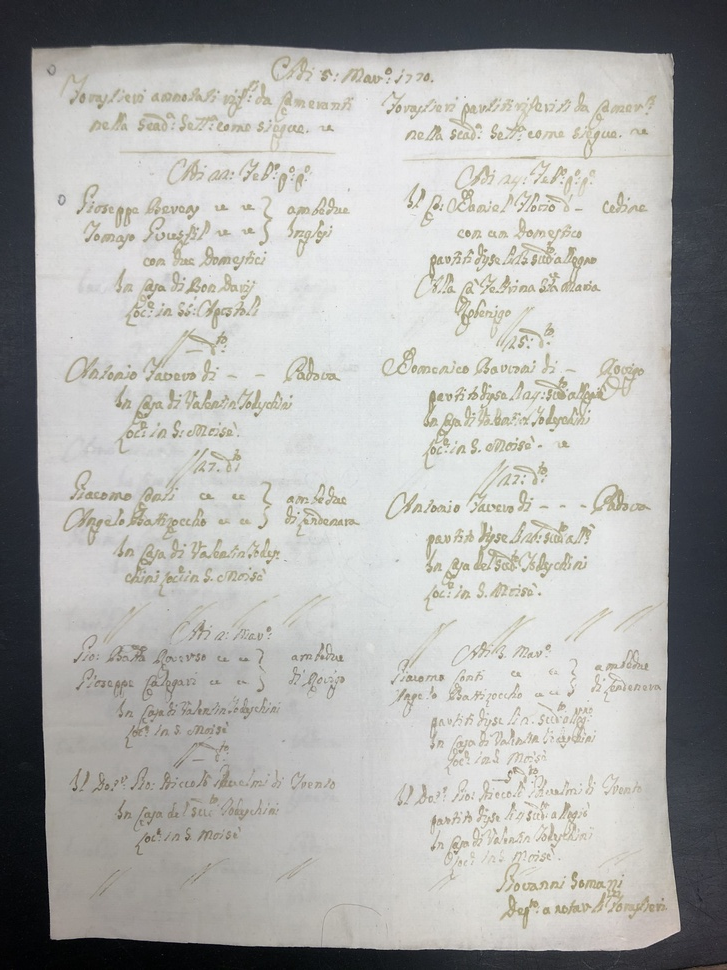
#> input picture data/mstest.jpg, 727 x 970 px, shrunk from 3024 x 4032 before the run
$ python -i preprocess.py   (imports and definitions only)
#> lines starting #> are read from the running program, lines starting #| are printed output that depends on the picture; after the words box and inside, x2 and y2 are one past the last pixel; in counts of white or black regions, pixels touching at a corner belong together
"""Page preprocessing: page crop, illumination flattening, ink binarisation.

All later stages work on the boolean ink mask returned by `binarise`.
"""
from __future__ import annotations

from dataclasses import dataclass

import cv2
import numpy as np
from scipy.ndimage import median_filter


def paper_mask(bgr: np.ndarray, erode: int = 25, sat_max: int = 36) -> np.ndarray:
    """Boolean mask of the sheet: largest non-desk region with holes filled.

    The desk is either strongly coloured (wood) or dark; paper is neither.
    Thresholds are deliberately loose so shadows and colour casts on the
    paper stay inside the mask: on the two test pages shaded paper reaches a
    saturation of about 28, while the desk is above 45 or much darker.
    """
    k = cv2.getStructuringElement(cv2.MORPH_ELLIPSE, (35, 35))
    clean = cv2.GaussianBlur(cv2.morphologyEx(bgr, cv2.MORPH_CLOSE, k), (0, 0), 4)
    hsv = cv2.cvtColor(clean, cv2.COLOR_BGR2HSV)
    s, v = hsv[..., 1].astype(np.float32), hsv[..., 2].astype(np.float32)
    v_paper = np.percentile(v[s < 25], 50) if (s < 25).any() else 200.0
    raw = ((s < sat_max) & (v > 0.45 * v_paper)).astype(np.uint8)
    # opening wider than any sliver of pale desk that hugs the sheet edge
    k_open = max(15, int(0.05 * bgr.shape[1])) | 1
    raw = cv2.morphologyEx(raw, cv2.MORPH_OPEN, np.ones((k_open, k_open), np.uint8))
    n, lab, stats, _ = cv2.connectedComponentsWithStats(raw)
    if n < 2:
        return np.ones(bgr.shape[:2], bool)
    j = 1 + int(np.argmax(stats[1:, cv2.CC_STAT_AREA]))
    cnts, _ = cv2.findContours((lab == j).astype(np.uint8), cv2.RETR_EXTERNAL, cv2.CHAIN_APPROX_SIMPLE)
    filled = np.zeros(bgr.shape[:2], np.uint8)
    cv2.drawContours(filled, cnts, -1, 1, cv2.FILLED)  # outline with holes filled
    filled = _straighten_edges(filled.astype(bool))
    filled = cv2.erode(filled.astype(np.uint8), np.ones((erode, erode), np.uint8))
    return filled.astype(bool)


def _straighten_edges(mask: np.ndarray, window: float = 0.25, slack: int = 10) -> np.ndarray:
    """Clip bulges of the sheet mask that stick out past its typical edge.

    A sheet edge is close to straight, so the outermost mask pixel of each row
    (or column) should follow a running median of its neighbours. Patches of
    pale desk that survive the colour test show up as local bulges and are cut.
    """
    out = mask.copy()
    for axis in (0, 1):  # 0: left/right edge per row, 1: top/bottom edge per column
        m = out if axis == 0 else out.T
        has = m.any(axis=1)
        if has.sum() < 10:
            continue
        idx = np.arange(m.shape[1])
        lo = np.where(has, np.where(m, idx, m.shape[1]).min(axis=1), 0)
        hi = np.where(has, np.where(m, idx, -1).max(axis=1), 0)
        size = max(3, int(window * has.sum())) | 1
        lo_med = median_filter(lo[has], size=size, mode="nearest")
        hi_med = median_filter(hi[has], size=size, mode="nearest")
        keep = np.zeros_like(m)
        rows = np.where(has)[0]
        inside = (idx[None, :] >= (lo_med - slack)[:, None]) & (idx[None, :] <= (hi_med + slack)[:, None])
        keep[rows] = inside
        m &= keep  # in-place on `out` (or its transpose view)
    return out


def cut_fold(ink: np.ndarray, min_frac: float = 0.3, edge_frac: float = 0.15) -> np.ndarray:
    """Blank out a gutter fold shadow and everything beyond it (facing page)."""
    h, w = ink.shape
    out = ink.copy()
    n, lab, stats, _ = cv2.connectedComponentsWithStats(ink.astype(np.uint8), connectivity=8)
    for i in range(1, n):
        x, y, cw, ch = stats[i, :4]
        if ch < min_frac * h:
            continue
        if x + cw < edge_frac * w:  # fold near left edge
            out[:, : x + cw // 2] = False
            out[lab == i] = False
        elif x > (1 - edge_frac) * w:  # fold near right edge
            out[:, x + cw // 2 :] = False
            out[lab == i] = False
        else:
            out[lab == i] = False
    return out


def drop_border_touching(ink: np.ndarray, margin: int = 2, band: int = 40) -> np.ndarray:
    """Remove ink components that hug the crop border (desk and edge shadows).

    A component is dropped if it touches the border and at least half of it
    lies within `band` pixels of it. A rule or a word that merely runs up to
    the sheet edge is kept.
    """
    h, w = ink.shape
    n, lab, stats, _ = cv2.connectedComponentsWithStats(ink.astype(np.uint8), connectivity=8)
    x, y = stats[:, cv2.CC_STAT_LEFT], stats[:, cv2.CC_STAT_TOP]
    x1, y1 = x + stats[:, cv2.CC_STAT_WIDTH], y + stats[:, cv2.CC_STAT_HEIGHT]
    touches = (x < margin) | (y < margin) | (x1 > w - margin) | (y1 > h - margin)
    edge = np.ones((h, w), bool)
    edge[band : h - band, band : w - band] = False
    near_edge = np.bincount(lab[edge], minlength=n)
    drop = touches & (near_edge >= 0.5 * stats[:, cv2.CC_STAT_AREA])
    drop[0] = True
    return ~drop[lab]


def crop_page(bgr: np.ndarray) -> tuple[np.ndarray, np.ndarray, tuple[int, int]]:
    """Crop to the sheet. Returns (bgr_crop, sheet_mask_crop, (x0, y0))."""
    m = paper_mask(bgr)
    ys, xs = np.where(m)
    y0, y1, x0, x1 = ys.min(), ys.max() + 1, xs.min(), xs.max() + 1
    return bgr[y0:y1, x0:x1], m[y0:y1, x0:x1], (x0, y0)


def flatten(gray: np.ndarray, sigma: float = 40) -> np.ndarray:
    """Divide by a blurred background estimate to remove lighting gradients."""
    bg = cv2.morphologyEx(gray, cv2.MORPH_CLOSE, np.ones((25, 25), np.uint8))
    bg = cv2.GaussianBlur(bg, (0, 0), sigma)
    norm = gray.astype(np.float32) / np.maximum(bg.astype(np.float32), 1)
    return np.clip(norm * 255, 0, 255).astype(np.uint8)


def binarise(bgr: np.ndarray, block: int = 51, c: float = 14, min_area: int = 12) -> np.ndarray:
    """Return a boolean ink mask (True = ink).

    Uses the minimum colour channel: brown iron-gall ink is darkest in blue,
    grey pencil is equally dark in all three, so both survive.
    """
    chan = bgr.min(axis=2)
    flat = flatten(chan)
    th = cv2.adaptiveThreshold(
        flat, 255, cv2.ADAPTIVE_THRESH_GAUSSIAN_C, cv2.THRESH_BINARY_INV, block, c
    )
    n, lab, stats, _ = cv2.connectedComponentsWithStats(th, connectivity=8)
    keep = np.zeros(n, bool)
    keep[1:] = stats[1:, cv2.CC_STAT_AREA] >= min_area
    return keep[lab]


@dataclass
class Page:
    """A photographed sheet, cropped to the paper, with its ink masks."""

    bgr: np.ndarray  # colour crop
    ink: np.ndarray  # boolean ink mask used by every detector
    faint: np.ndarray  # more sensitive mask; keeps pale dry-pen strokes, and more noise
    contrast: np.ndarray  # float32 darkness of each pixel relative to the local paper (0 = paper)


def load(path: str, faint_c: float = 6) -> Page:
    """Load an image, crop it to the sheet and binarise it."""
#> called with path = '../../../data/mstest.jpg', faint_c = 6
    bgr = cv2.imread(path)
#> bgr is the input picture: shape (970, 727, 3); mean B, G, R 171.9, 174.1, 174
    if bgr is None:
        raise FileNotFoundError(path)
    crop, sheet, _ = crop_page(bgr)
#> in paper_mask, `hsv = cv2.cvtColor(clean, cv2.COLOR_BGR2HSV)`: hsv: shape (970, 727, 3); mean H, S, V 59.6, 10.9, 186
#> in paper_mask, `s, v = hsv[..., 1].astype(np.float32), hsv[..., 2].astype(np.float32)`:
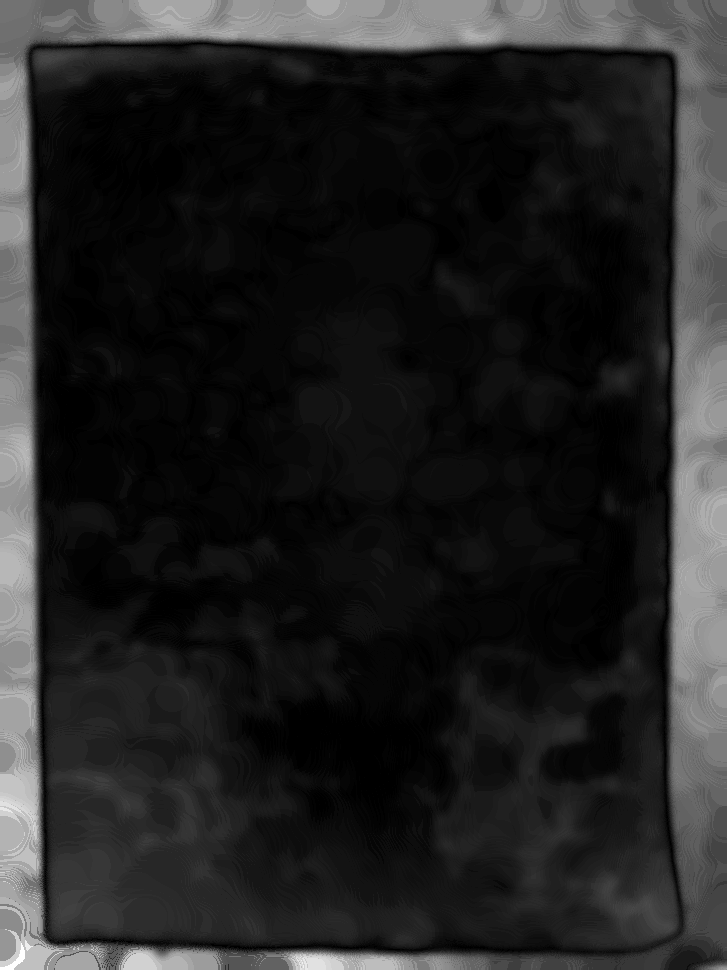
#> s: shape (970, 727) float32; min 0, max 78, mean 10.9; drawn with min black and max white
#> in paper_mask, `v_paper = np.percentile(v[s < 25], 50) if (s < 25).any() else 200.0`: v_paper = 223
#> in paper_mask, `raw = ((s < sat_max) & (v > 0.45 * v_paper)).astype(np.uint8)`: raw: shape (970, 727); values 0 (black) and 1 (white), 81.2% white; 1 black region, box (x1, y1, x2, y2) and area: (0, 0, 727, 970) 132276
#> in paper_mask, `raw = cv2.morphologyEx(raw, cv2.MORPH_OPEN, np.ones((k_open, k_open), ..`:
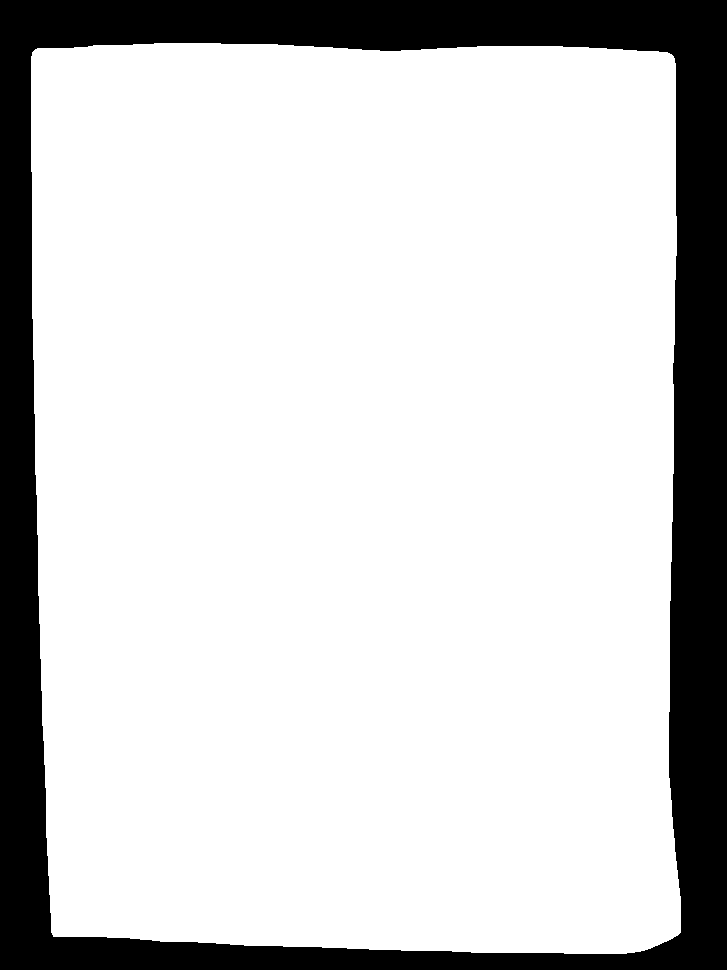
#> raw: shape (970, 727); values 0 (black) and 1 (white), 81.2% white; 1 black region, box (x1, y1, x2, y2) and area: (0, 0, 727, 970) 132613
#> in paper_mask, `n, lab, stats, _ = cv2.connectedComponentsWithStats(raw)`: lab: shape (970, 727) int32; values 0 (black) and 1 (white), 81.2% white; 1 black region
#> in paper_mask, `n, lab, stats, _ = cv2.connectedComponentsWithStats(raw)`: n = 2; stats = [[0, 0, 727, 970, 132613], [31, 43, 650, 911, 572577]]
#> in paper_mask, `j = 1 + int(np.argmax(stats[1:, cv2.CC_STAT_AREA]))`: j = 1
#> in paper_mask, `cnts, _ = cv2.findContours((lab == j).astype(np.uint8), cv2.RETR_EXTER..`: cnts = 1 contour; box (x1, y1, x2, y2) and area: (31, 43, 681, 954) 571062
#> the loop in _straighten_edges, `for axis in (0, 1):` made 2 passes
#> size on passes 1 to 2: 227, 163
#> after the loop in _straighten_edges, `for axis in (0, 1):`:
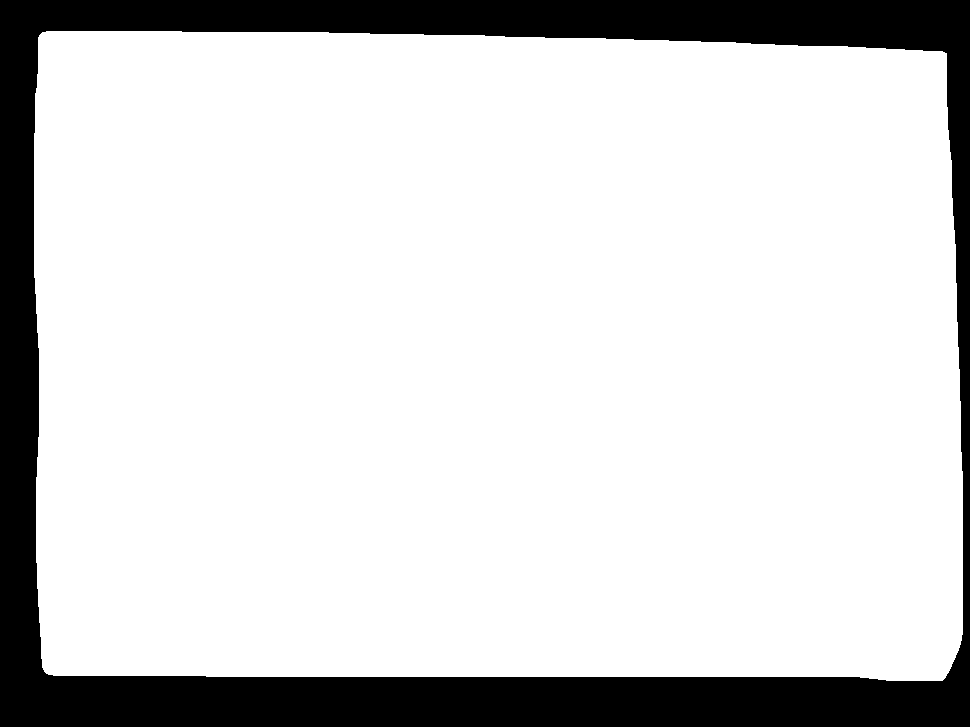
#> keep: shape (727, 970) bool; 83.4% white; 1 black region, box (x1, y1, x2, y2) and area: (0, 0, 970, 727) 116831
#> in paper_mask, `filled = cv2.erode(filled.astype(np.uint8), np.ones((erode, erode), np..`: filled: shape (970, 727); values 0 (black) and 1 (white), 75.9% white; 1 black region, box (x1, y1, x2, y2) and area: (0, 0, 727, 970) 169837
#> in crop_page, `y0, y1, x0, x1 = ys.min(), ys.max() + 1, xs.min(), xs.max() + 1`: y0 = 55; y1 = 942; x0 = 43; x1 = 669
#> sheet: shape (887, 626) bool; 96.4% white; 4 black regions, box (x1, y1, x2, y2) and area: (0, 105, 533, 887) 10267, (166, 0, 626, 853) 8801, (572, 866, 626, 887) 435, (0, 0, 123, 13) 406
    ink = drop_border_touching(cut_fold(binarise(crop) & sheet))
#> in binarise, `th = cv2.adaptiveThreshold( flat, 255, cv2.ADAPTIVE_THRESH_GAUSSIAN_C,..`: th: shape (887, 626); 11.6% white; 1116 white regions (551 under 20 px), largest, box (x1, y1, x2, y2) and area: (502, 303, 601, 373) 1151, (0, 677, 120, 887) 1049, (83, 420, 164, 485) 915
#> in binarise, `n, lab, stats, _ = cv2.connectedComponentsWithStats(th, connectivity=8)`: lab: shape (887, 626) int32; 1117 distinct labels, from 0 to 1116
#> in binarise, `n, lab, stats, _ = cv2.connectedComponentsWithStats(th, connectivity=8)`: n = 1117; stats = 1117 rows, first 6: [0, 0, 626, 887, 491024], [129, 0, 2, 1, 2], [213, 0, 2, 1, 2], [228, 0, 24, 27, 202], [253, 1, 17, 25, 158], [334, 0, 4, 2, 6]
#> in cut_fold, `h, w = ink.shape`: h = 887; w = 626
#> in cut_fold, `out = ink.copy()`: out: shape (887, 626) bool; 10.9% white in thin lines or dots
#> in cut_fold, `n, lab, stats, _ = cv2.connectedComponentsWithStats(ink.astype(np.uint..`: lab: shape (887, 626) int32; 628 distinct labels, from 0 to 627
#> in cut_fold, `n, lab, stats, _ = cv2.connectedComponentsWithStats(ink.astype(np.uint..`: n = 628; stats = 628 rows, first 6: [0, 0, 626, 887, 494645], [228, 2, 24, 25, 150], [239, 3, 9, 10, 36], [253, 3, 17, 23, 148], [3, 9, 10, 12, 65], [298, 13, 23, 15, 161]
#> the loop in cut_fold, `for i in range(1, n):` made 627 passes
#> (x, y, cw, ch) on passes 1 to 3: (228, 2, 24, 25), (239, 3, 9, 10), (253, 3, 17, 23)
#> in drop_border_touching, `h, w = ink.shape`: h = 887; w = 626
#> in drop_border_touching, `n, lab, stats, _ = cv2.connectedComponentsWithStats(ink.astype(np.uint..`: n = 628
#> in drop_border_touching, `x, y = stats[:, cv2.CC_STAT_LEFT], stats[:, cv2.CC_STAT_TOP]`: x = 628 values, max 613 at index 625, min 0 at index 0, mean 315.7; y = 628 values, max 852 at index 627, min 0 at index 0, mean 450.6
#> in drop_border_touching, `x1, y1 = x + stats[:, cv2.CC_STAT_WIDTH], y + stats[:, cv2.CC_STAT_HEI..`: x1 = 628 values, max 626 at index 0, min 13 at index 4, mean 332.6; y1 = 628 values, max 887 at index 0, min 13 at index 2, mean 467.2
#> in drop_border_touching, `near_edge = np.bincount(lab[edge], minlength=n)`: near_edge = 628 values, max 110236 at index 0, min 0 at index 27, mean 182.5
    # the fold test is only reliable on the clean mask, so reuse its verdict
    gone = cv2.dilate(((binarise(crop) & sheet) & ~ink).astype(np.uint8), np.ones((9, 9), np.uint8)).astype(bool)
#> gone: shape (887, 626) bool; every value is 0
    faint = binarise(crop, c=faint_c, min_area=8) & sheet & ~gone
#> call 3 of binarise, with block = 51, c = 6, min_area = 8
#> in binarise (call 3), `th = cv2.adaptiveThreshold( flat, 255, cv2.ADAPTIVE_THRESH_GAUSSIAN_C,..`: th: shape (887, 626); 14.8% white; 2463 white regions (1911 under 20 px), largest, box (x1, y1, x2, y2) and area: (502, 303, 602, 377) 1402, (359, 44, 626, 109) 1219, (83, 394, 164, 485) 1197
#> in binarise (call 3), `n, lab, stats, _ = cv2.connectedComponentsWithStats(th, connectivity=8)`:
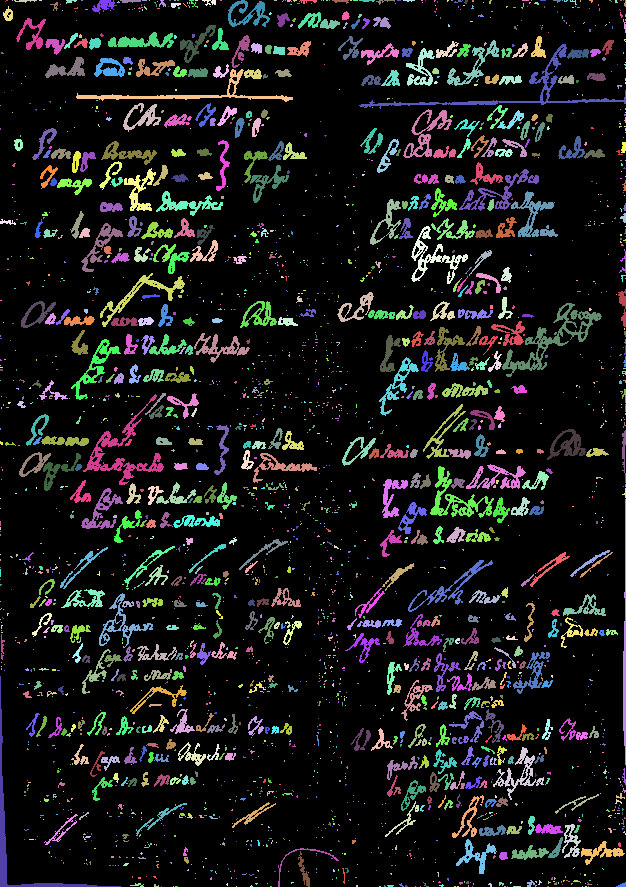
#> lab: shape (887, 626) int32; 2464 distinct labels, from 0 to 2463; one colour per label, 0 black
#> in binarise (call 3), `n, lab, stats, _ = cv2.connectedComponentsWithStats(th, connectivity=8)`: n = 2464; stats = 2464 rows, first 6: [0, 0, 626, 887, 472923], [5, 0, 3, 2, 3], [12, 0, 1, 1, 1], [14, 0, 23, 3, 35], [39, 0, 3, 1, 3], [66, 0, 11, 4, 25]
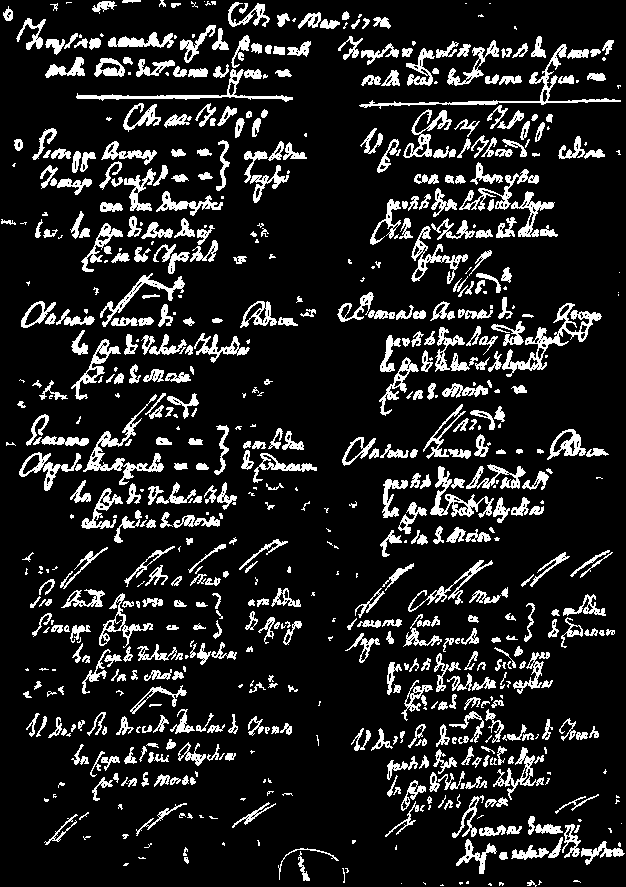
#> faint: shape (887, 626) bool; 13.6% white; 726 white regions (197 under 20 px), largest, box (x1, y1, x2, y2) and area: (502, 303, 602, 377) 1402, (83, 394, 164, 485) 1197, (359, 44, 621, 109) 1192
    cols = np.where(ink.any(axis=0))[0]
#> cols = 620 values from 3 to 623
    if len(cols):  # nothing outside the text block (facing page, desk edge)
        faint[:, : cols.min()] = False
        faint[:, cols.max() + 1 :] = False
    faint = drop_border_touching(faint) | ink
#> call 2 of drop_border_touching, with margin = 2, band = 40
#> in drop_border_touching (call 2), `n, lab, stats, _ = cv2.connectedComponentsWithStats(ink.astype(np.uint..`:
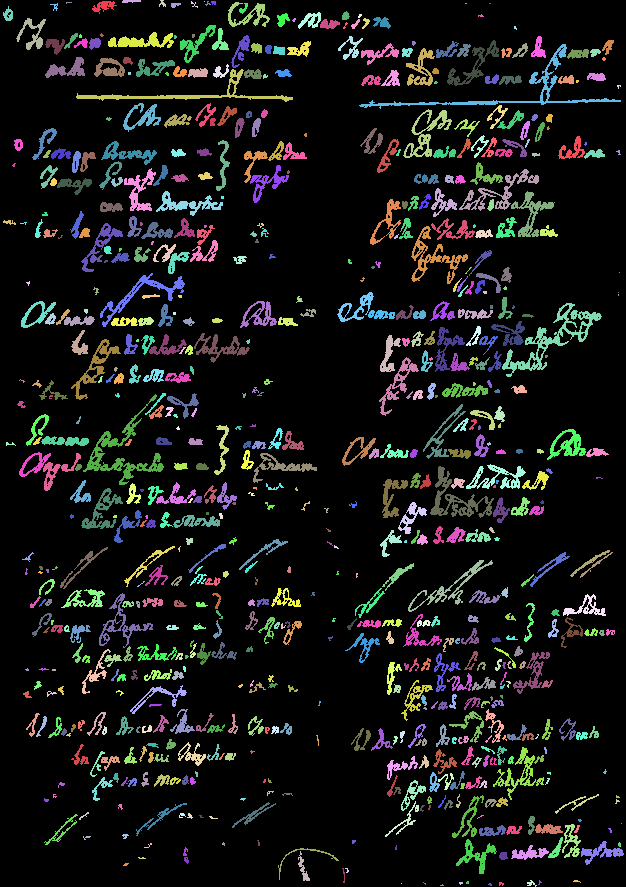
#> lab: shape (887, 626) int32; 727 distinct labels, from 0 to 726; one colour per label, 0 black
#> in drop_border_touching (call 2), `n, lab, stats, _ = cv2.connectedComponentsWithStats(ink.astype(np.uint..`: n = 727; stats = 727 rows, first 6: [0, 0, 626, 887, 479682], [92, 1, 25, 13, 155], [122, 0, 19, 3, 44], [159, 0, 7, 7, 27], [191, 1, 7, 7, 16], [204, 1, 1, 1, 1]
#> in drop_border_touching (call 2), `x, y = stats[:, cv2.CC_STAT_LEFT], stats[:, cv2.CC_STAT_TOP]`: x = 727 values, max 621 at index 689, min 0 at index 0, mean 300.4; y = 727 values, max 884 at index 726, min 0 at index 0, mean 458.6
#> in drop_border_touching (call 2), `x1, y1 = x + stats[:, cv2.CC_STAT_WIDTH], y + stats[:, cv2.CC_STAT_HEI..`: x1 = 727 values, max 626 at index 0, min 13 at index 15, mean 316.7; y1 = 727 values, max 887 at index 0, min 2 at index 5, mean 473.5
#> in drop_border_touching (call 2), `near_edge = np.bincount(lab[edge], minlength=n)`: near_edge = 727 values, max 108102 at index 0, min 0 at index 43, mean 157.7
    contrast = 1.0 - flatten(crop.min(axis=2)).astype(np.float32) / 255.0
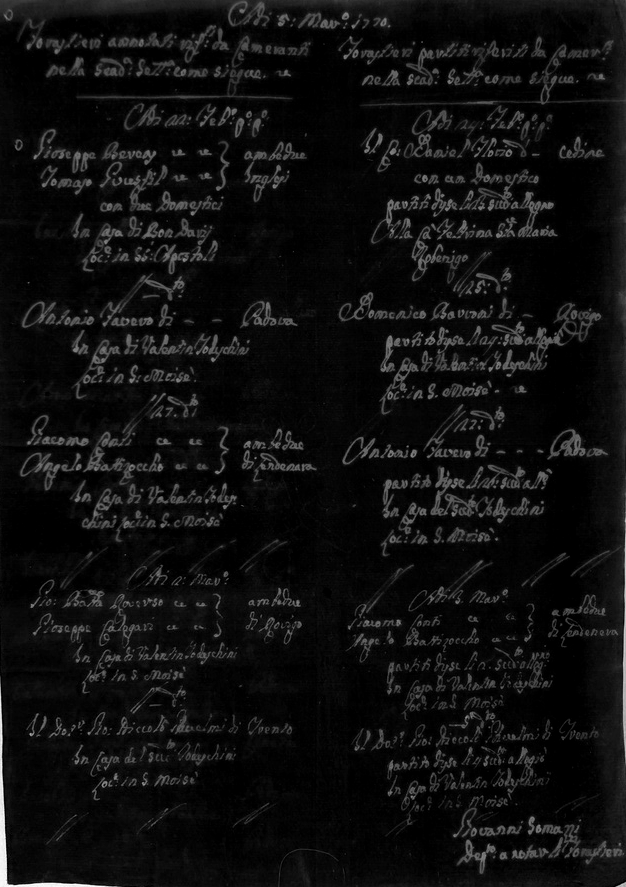
#> contrast: shape (887, 626) float32; min 0, max 1, mean 0.0622
    return Page(crop, ink, faint, contrast)

>>> result = load('../../../data/mstest.jpg')
